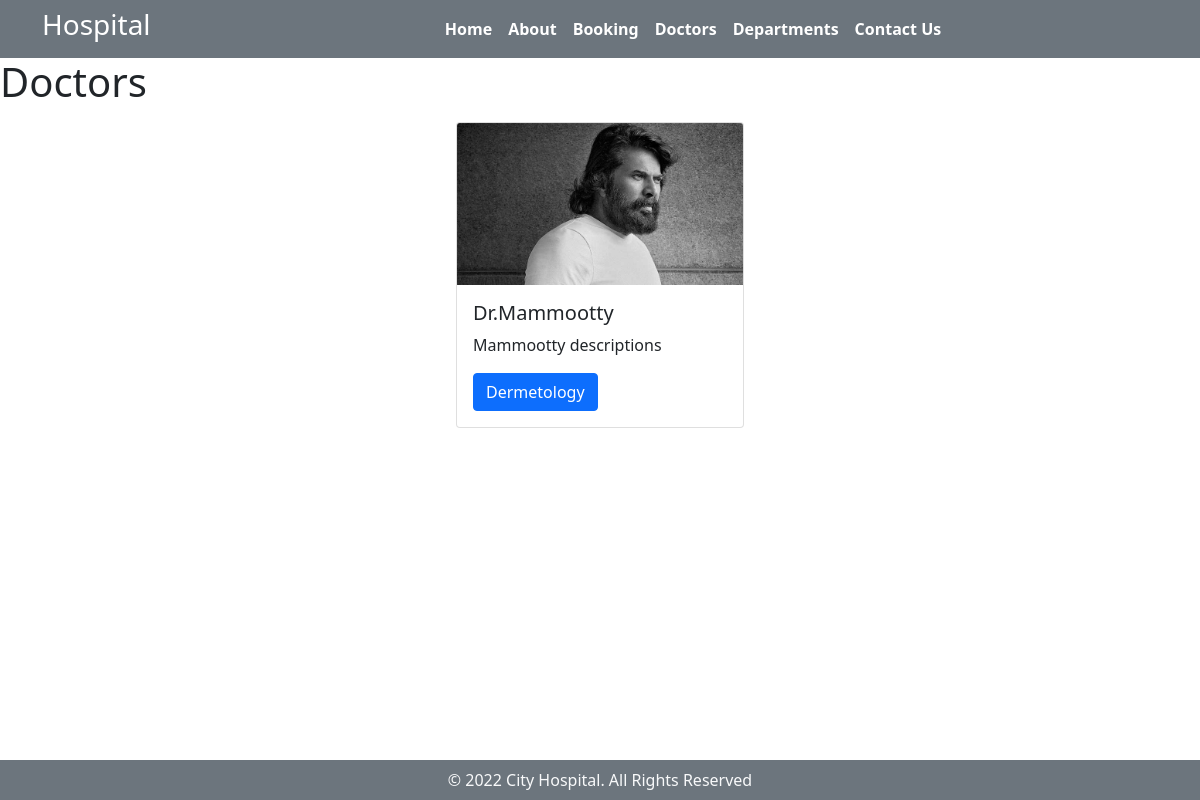
Page /doctors on the earlier database version.
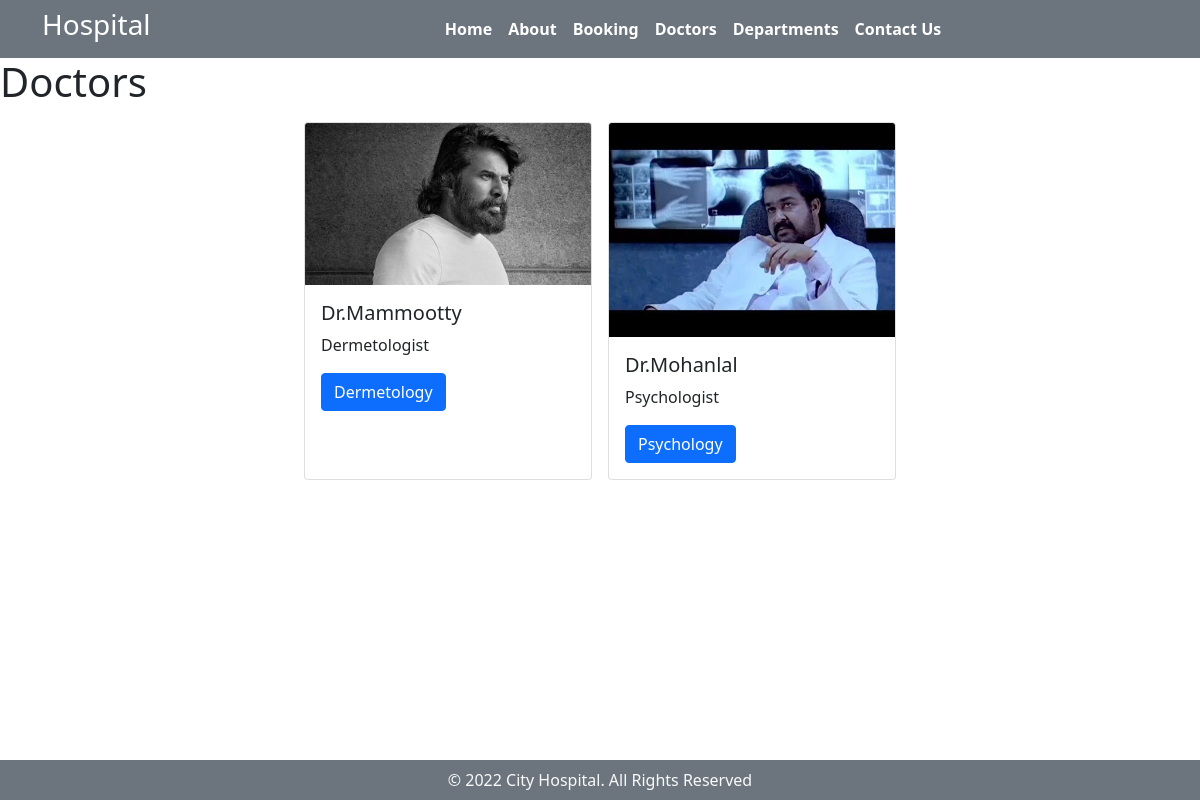
Same page on the later database version.
### Home/models.py (models this page shows, shortened)
class doctors(models.Model):
    docs_name = models.CharField(max_length=100,null=True, blank=True)
    docs_spec = models.CharField(max_length=100,null=True, blank=True)
    dep_name = models.ForeignKey(departments, on_delete=models.CASCADE,null=True, blank=True)
    docs_image = models.ImageField(upload_to='doctors')

class departments(models.Model):
    dep_name = models.CharField(max_length=100,null=True, blank=True)
    dep_descriptions = models.TextField()
    def __str__(self):
        return self.dep_name

### Home/views.py (the view)
# urls.py: path('doctors', views.doctor,name='doctors'),
def doctor(request):
    dict_docs = {
        'docs':doctors.objects.all()
    }
    return render(request,'doctor.html',dict_docs)

### templates/doctor.html
{% extends 'base.html'%} {%block title%} Doctors {%endblock%} {%block content%}
<h1>Doctors</h1>
<div class="d-flex flex-row justify-content-center">
  {% for d in docs%}
  <div class="card m-2" style="width: 18rem">
    <img class="card-img-top" src="{{d.docs_image.url}}" alt="Card image cap" />
    <div class="card-body">
      <h5 class="card-title">Dr.{{d.docs_name}}</h5>
      <p class="card-text">{{d.docs_spec}}</p>
      <a href="#" class="btn btn-primary">{{d.dep_name}}</a>
    </div>
  </div>
  {%endfor%}
</div>
{% endblock%}

### templates/base.html (shortened to what this page needs)
{%load static %}
<!DOCTYPE html>
<html>
  <head>
    <link
      rel="stylesheet"
      href=" https://cdn.jsdelivr.net/npm/bootstrap@5.1.3/dist/css/bootstrap.min.css "
    />
    <link
      rel="stylesheet"
      href="https://use.fontawesome.com/releases/v5.2.0/css/all.css"
    />
    <link
    rel="stylesheet"
    href="{% static '/css/style.css'%}"
  />
  </head>
  <body>
    <nav class="navbar bg-secondary navbar-expand-md">
      <div class="container">
        <div class="col-2 text-left pl-md-0">
          <h3 class="text-white">Hospital</h3>
        </div>
        <div
          class="collapse navbar-collapse justify-content-center col-md-8 navbar-collapse-3"
        >
          <ul class="navbar-nav justify-content-center fw-bold">
            <li class="nav-item active">
              <a class="nav-link text-white" href="{%url 'home'%}">Home </a>
            </li>
            <li class="nav-item">
              <a class="nav-link text-white" href="{%url 'about'%}">About</a>
            </li>
            <li class="nav-item">
              <a class="nav-link text-white" href="{%url 'booking'%}">Booking</a>
            </li>
            <li class="nav-item">
              <a class="nav-link text-white" href="{%url 'doctors'%}">Doctors</a>
            </li>
            <li class="nav-item">
              <a class="nav-link text-white" href="{%url 'department'%}">Departments</a>
            </li>
            <li class="nav-item">
              <a class="nav-link text-white" href="{%url 'contact'%}">Contact Us</a>
            </li>
          </ul>
        </div>
      </div>
    </nav>
    {%block content%} {% endblock%}
    <section class="fixed-bottom">
      <footer class="pt-2 pb-2 bg-secondary text-light">
        <div class="container">
          <div class="row align-items-center justify-content-center">
            © 2022 City Hospital. All Rights Reserved
          </div>
        </div>
      </footer>
    </section>
  </body>
</html>

Differences in the rows shown:
changed doctors "Mammootty": docs_spec "Mammootty descriptions" → "Dermetologist"
added doctors: docs_image (picture), docs_name "Mohanlal", docs_spec "Psychologist", dep_name "Psychology"
